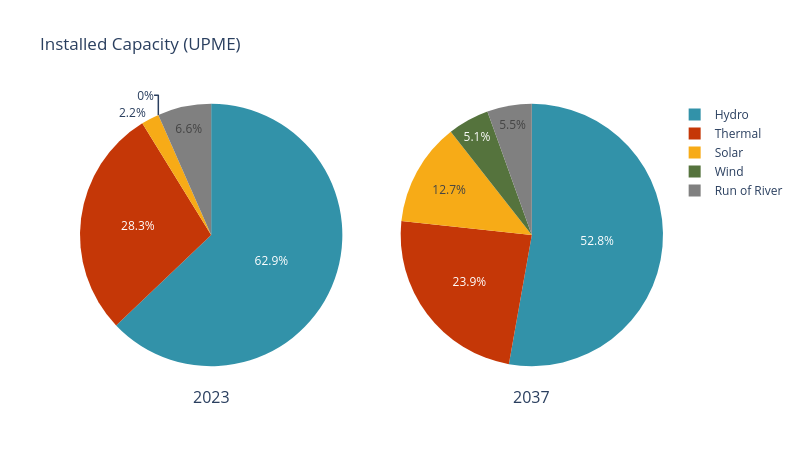

The notebook cell this image was saved under:
### Code cell
import pandas as pd
esc_cap_2023 = pd.read_csv(cap_2023)
esc_cap_2023.rename(columns={'gen_tech': 'Tech'}, inplace=True)
esc_cap_2037 = pd.read_csv(cap_2037)
esc_cap_2037.rename(columns={'gen_tech': 'Tech'}, inplace=True)

sw.scenarios.installed_capacity(esc_cap_2023, esc_cap_2037, "UPME")

### Figure 1 — Plotly figure (JSON) as saved in the notebook; plotly's stock layout.template omitted (floating-point values rounded to 4 significant figures)
{"data": [{"customdata": [["Hydro"], ["Thermal"], ["Solar"], ["Wind"], ["Run of River"]], "direction": "clockwise", "domain": {"x": [0, 0.45], "y": [0, 1]}, "hovertemplate": "Tech=%{customdata[0]}<br>BuildGen=%{value}<extra></extra>", "labels": ["Hydro", "Thermal", "Solar", "Wind", "Run of River"], "legendgroup": "", "marker": {"colors": ["#3292A9", "#C53707", "#F7AB17", "#55733D", "#808080"]}, "name": "", "showlegend": true, "sort": false, "type": "pie", "values": [62.9, 28.3, 2.2, 0, 6.6]}, {"customdata": [["Hydro"], ["Thermal"], ["Solar"], ["Wind"], ["Run of River"]], "direction": "clockwise", "domain": {"x": [0.55, 1], "y": [0, 1]}, "hovertemplate": "Tech=%{customdata[0]}<br>BuildGen=%{value}<extra></extra>", "labels": ["Hydro", "Thermal", "Solar", "Wind", "Run of River"], "legendgroup": "", "marker": {"colors": ["#3292A9", "#C53707", "#F7AB17", "#55733D", "#808080"]}, "name": "", "showlegend": true, "sort": false, "type": "pie", "values": [52.8, 23.9, 12.7, 5.1, 5.5]}], "layout": {"annotations": [{"font": {"size": 16}, "showarrow": false, "text": "2023", "x": 0.225, "xanchor": "center", "xref": "paper", "y": -0.05, "yanchor": "top", "yref": "paper"}, {"font": {"size": 16}, "showarrow": false, "text": "2037", "x": 0.775, "xanchor": "center", "xref": "paper", "y": -0.05, "yanchor": "top", "yref": "paper"}], "height": 450, "title": {"text": "Installed Capacity (UPME)"}, "width": 800}}
